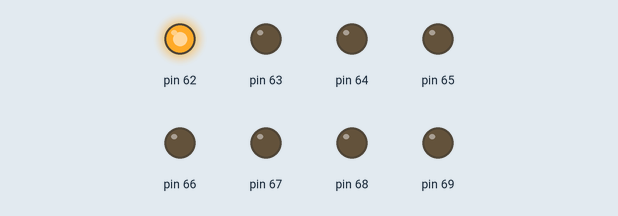
A sketch run on a simulated Arduino Mega 2560, built with avr-gcc and run on an emulated ATmega2560. Parts: output pins drawn as LEDs (lit = HIGH).

Above: at 0.5 s.
At 2.5 s:
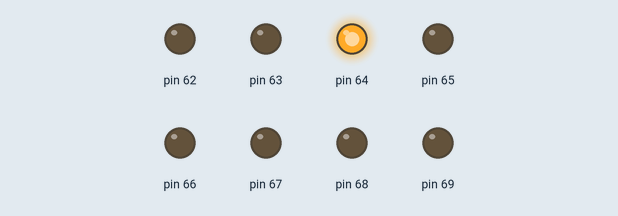
At 3.5 s:
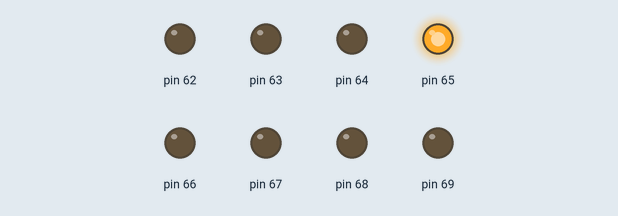
At 4.5 s:
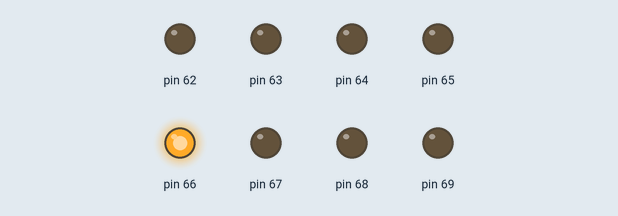
At 6.5 s:
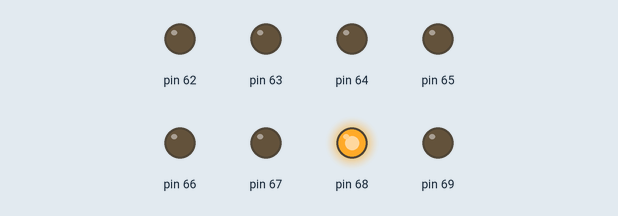
At 9.5 s:
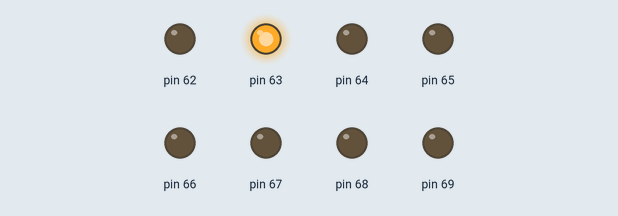
Timing chart, 0 to 10.4 s (numbered marks = the images above):
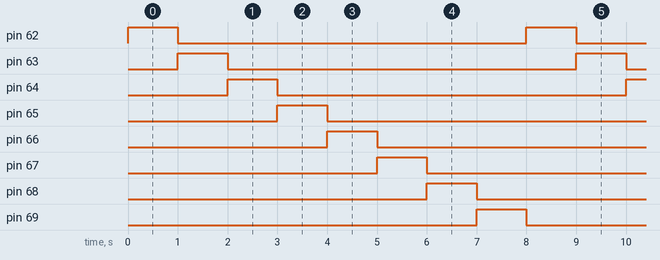

Measured:
- by itself, pin 62–69: alternates HIGH for 1.0 s and LOW for 7.0 s
- by itself, everything shown: repeats every 8.0 s, in 8 steps

The sketch:

corrimientoizquierda.ino
```cpp
//Autor:Darío Jorge Iglesias
#include<avr/IO.h>
int I;
void setup(){
DDRK=0b11111111;//PUERTOK SALIDA
PORTK=1;}
void loop(){
for(I=0;I<=7;I++){
  if(I==0)PORTK=1;
  else
  PORTK=PORTK * 2;//Multiplicación *
  delay(1000);}
}//end loop
```
